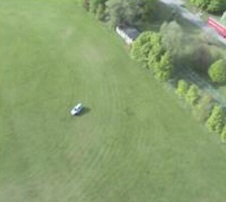
#> input picture src/1.jpg, 226 x 202 px
$ python main.py 1.jpg
#> lines starting #> are read from the running program, lines starting #| are printed output that depends on the picture
import sys
import cv2
import numpy as np
from contrast_matrix import get_contrast_map_with_hist_info
from mean_shift_segmentation import segment
from edge_functions import get_final_salient_map
from color_channels import get_seven_normalized_color_channels

if __name__ == '__main__':
	original_image = cv2.imread(sys.argv[1])
#> original_image is the input picture: shape (202, 226, 3); mean B, G, R 111.3, 158.8, 137.6
	cv2.imwrite("images/blue0.png",original_image[:,:,0])
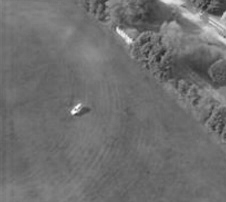
#> saved as blue0.png: shape (202, 226); min 34, max 255, mean 111.3
	cv2.imwrite("images/green1.png",original_image[:,:,1])
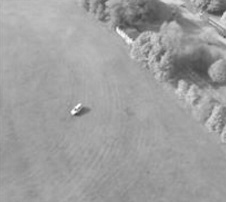
#> saved as green1.png: shape (202, 226); min 62, max 255, mean 158.8
	cv2.imwrite("images/red2.png",original_image[:,:,2])
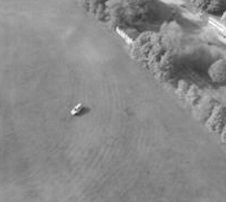
#> saved as red2.png: shape (202, 226); min 50, max 255, mean 137.6
	sys.exit()
#> (the program exits here)

$ run again, on src/example.png
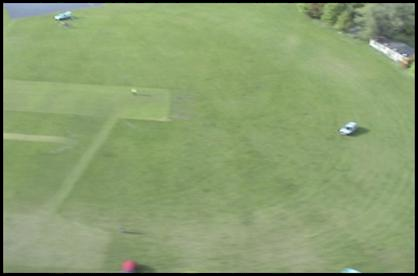
#> input picture src/example.png, 418 x 276 px
#> original_image is the input picture: shape (276, 418, 3); mean B, G, R 111.8, 157.6, 137.7
#> `cv2.imwrite("images/blue0.png",original_image[:,:,0])`:
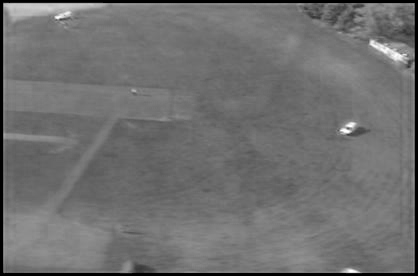
#> saved as blue0.png: shape (276, 418); min 0, max 255, mean 111.8
#> `cv2.imwrite("images/green1.png",original_image[:,:,1])`:
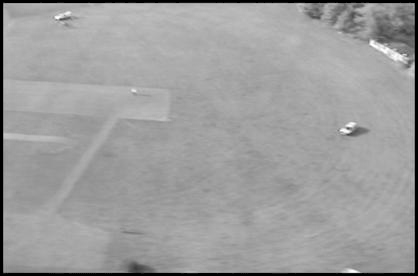
#> saved as green1.png: shape (276, 418); min 0, max 255, mean 157.6
